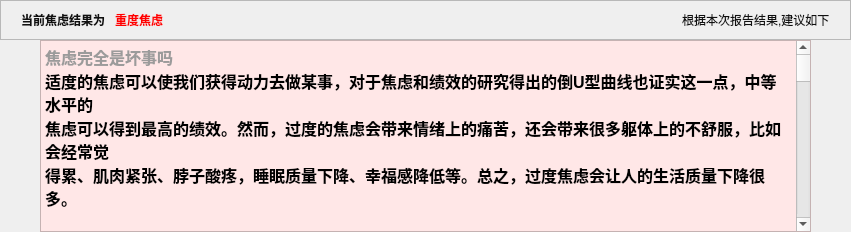
           <widget class="QWidget" name="jl_zhongdu">
            <layout class="QVBoxLayout" name="verticalLayout_52">
             <property name="spacing">
              <number>0</number>
             </property>
             <property name="leftMargin">
              <number>0</number>
             </property>
             <property name="topMargin">
              <number>0</number>
             </property>
             <property name="rightMargin">
              <number>0</number>
             </property>
             <property name="bottomMargin">
              <number>0</number>
             </property>
             <item>
              <layout class="QVBoxLayout" name="verticalLayout_55">
               <property name="spacing">
                <number>0</number>
               </property>
               <item>
                <widget class="QFrame" name="frame_33">
                 <property name="frameShape">
                  <enum>QFrame::StyledPanel</enum>
                 </property>
                 <property name="frameShadow">
                  <enum>QFrame::Raised</enum>
                 </property>
                 <layout class="QHBoxLayout" name="horizontalLayout_47">
                  <property name="spacing">
                   <number>10</number>
                  </property>
                  <property name="leftMargin">
                   <number>20</number>
                  </property>
                  <property name="rightMargin">
                   <number>20</number>
                  </property>
                  <item>
                   <widget class="QLabel" name="label_80">
                    <property name="styleSheet">
                     <string notr="true">color: rgb(16, 16, 16);
font: 75 12pt &quot;微软雅黑&quot;;
font-weight: bold;</string>
                    </property>
                    <property name="text">
                     <string>当前焦虑结果为</string>
                    </property>
                   </widget>
                  </item>
                  <item>
                   <widget class="QLabel" name="label_81">
                    <property name="styleSheet">
                     <string notr="true">color: rgb(255, 0, 0);
font: 75 14pt &quot;微软雅黑&quot;;
font-weight: bold;</string>
                    </property>
                    <property name="text">
                     <string>重度焦虑</string>
                    </property>
                   </widget>
                  </item>
                  <item>
                   <spacer name="horizontalSpacer_30">
                    <property name="orientation">
                     <enum>Qt::Horizontal</enum>
                    </property>
                    <property name="sizeHint" stdset="0">
                     <size>
                      <width>509</width>
                      <height>20</height>
                     </size>
                    </property>
                   </spacer>
                  </item>
                  <item>
                   <widget class="QLabel" name="label_82">
                    <property name="styleSheet">
                     <string notr="true">color: rgb(16, 16, 16);
font: 75 12pt &quot;微软雅黑&quot;;
</string>
                    </property>
                    <property name="text">
                     <string>根据本次报告结果,建议如下</string>
                    </property>
                   </widget>
                  </item>
                 </layout>
                </widget>
               </item>
               <item>
                <layout class="QVBoxLayout" name="verticalLayout_57">
                 <property name="leftMargin">
                  <number>40</number>
                 </property>
                 <property name="rightMargin">
                  <number>40</number>
                 </property>
                 <item>
                  <widget class="QTextEdit" name="textEdit_11">
                   <property name="styleSheet">
                    <string notr="true"> QTextEdit {
        background-color: rgb(255, 231, 231);
    }</string>
                   </property>
                   <property name="readOnly">
                    <bool>true</bool>
                   </property>
                   <property name="html">
                    <string>&lt;!DOCTYPE HTML PUBLIC &quot;-//W3C//DTD HTML 4.0//EN&quot; &quot;http://www.w3.org/TR/REC-html40/strict.dtd&quot;&gt;
&lt;html&gt;&lt;head&gt;&lt;meta name=&quot;qrichtext&quot; content=&quot;1&quot; /&gt;&lt;meta charset=&quot;utf-8&quot; /&gt;&lt;style type=&quot;text/css&quot;&gt;
p, li { white-space: pre-wrap; }
hr { height: 1px; border-width: 0; }
li.unchecked::marker { content: &quot;\2610&quot;; }
li.checked::marker { content: &quot;\2612&quot;; }
&lt;/style&gt;&lt;/head&gt;&lt;body style=&quot; font-family:'Microsoft YaHei UI'; font-size:9pt; font-weight:400; font-style:normal;&quot;&gt;
&lt;p style=&quot; margin-top:0px; margin-bottom:0px; margin-left:0px; margin-right:0px; -qt-block-indent:0; text-indent:0px;&quot;&gt;&lt;span style=&quot; font-family:'SimSun'; font-size:12pt; font-weight:600; color:#9b9b9b;&quot;&gt;焦虑完全是坏事吗&lt;/span&gt;&lt;/p&gt;
&lt;p style=&quot; margin-top:0px; margin-bottom:0px; margin-left:0px; margin-right:0px; -qt-block-indent:0; text-indent:0px;&quot;&gt;&lt;span style=&quot; font-family:'SimSun'; font-size:12pt; font-weight:600;&quot;&gt;适度的焦虑可以使我们获得动力去做某事，对于焦虑和绩效的研究得出的倒U型曲线也证实这一点，中等水平的&lt;/span&gt;&lt;/p&gt;
&lt;p style=&quot; margin-top:0px; margin-bottom:0px; margin-left:0px; margin-right:0px; -qt-block-indent:0; text-indent:0px;&quot;&gt;&lt;span style=&quot; font-family:'SimSun'; font-size:12pt; font-weight:600;&quot;&gt;焦虑可以得到最高的绩效。然而，过度的焦虑会带来情绪上的痛苦，还会带来很多躯体上的不舒服，比如会经常觉&lt;/span&gt;&lt;/p&gt;
&lt;p style=&quot; margin-top:0px; margin-bottom:0px; margin-left:0px; margin-right:0px; -qt-block-indent:0; text-indent:0px;&quot;&gt;&lt;span style=&quot; font-family:'SimSun'; font-size:12pt; font-weight:600;&quot;&gt;得累、肌肉紧张、脖子酸疼，睡眠质量下降、幸福感降低等。总之，过度焦虑会让人的生活质量下降很多。&lt;/span&gt;&lt;/p&gt;
&lt;p style=&quot;-qt-paragraph-type:empty; margin-top:0px; margin-bottom:0px; margin-left:0px; margin-right:0px; -qt-block-indent:0; text-indent:0px; font-family:'SimSun'; font-size:12pt; font-weight:600;&quot;&gt;&lt;br /&gt;&lt;/p&gt;
&lt;p style=&quot; margin-top:0px; margin-bottom:0px; margin-left:0px; margin-right:0px; -qt-block-indent:0; text-indent:0px;&quot;&gt;&lt;span style=&quot; font-family:'SimSun'; font-size:12pt; font-weight:600; color:#9b9b9b;&quot;&gt;焦虑的影响因素&lt;/span&gt;&lt;/p&gt;
&lt;p style=&quot; margin-top:0px; margin-bottom:0px; margin-left:0px; margin-right:0px; -qt-block-indent:0; text-indent:0px;&quot;&gt;&lt;span style=&quot; font-family:'SimSun'; font-size:12pt; font-weight:600;&quot;&gt;·遗传因素：研究表明，焦虑症可能具有一定的遗传倾向。如果家庭中有焦虑症的病例，个体发展焦虑的风险可能&lt;/span&gt;&lt;/p&gt;
&lt;p style=&quot; margin-top:0px; margin-bottom:0px; margin-left:0px; margin-right:0px; -qt-block-indent:0; text-indent:0px;&quot;&gt;&lt;span style=&quot; font-family:'SimSun'; font-size:12pt; font-weight:600;&quot;&gt;较高。&lt;/span&gt;&lt;/p&gt;
&lt;p style=&quot; margin-top:0px; margin-bottom:0px; margin-left:0px; margin-right:0px; -qt-block-indent:0; text-indent:0px;&quot;&gt;&lt;span style=&quot; font-family:'SimSun'; font-size:12pt; font-weight:600;&quot;&gt;·生物学因素：脑部神经递质（如血清素、去甲肾上腺素）的不平衡、激素水平的波动以及大脑结构的差异都可能&lt;/span&gt;&lt;/p&gt;
&lt;p style=&quot; margin-top:0px; margin-bottom:0px; margin-left:0px; margin-right:0px; -qt-block-indent:0; text-indent:0px;&quot;&gt;&lt;span style=&quot; font-family:'SimSun'; font-size:12pt; font-weight:600;&quot;&gt;与焦虑症的发生有关。&lt;/span&gt;&lt;/p&gt;
&lt;p style=&quot; margin-top:0px; margin-bottom:0px; margin-left:0px; margin-right:0px; -qt-block-indent:0; text-indent:0px;&quot;&gt;&lt;span style=&quot; font-family:'SimSun'; font-size:12pt; font-weight:600;&quot;&gt;·心理因素：个体的性格特征，如完美主义、过度自我批评等，可能增加焦虑的风险。此外，童年时期的创伤经历&lt;/span&gt;&lt;/p&gt;
&lt;p style=&quot; margin-top:0px; margin-bottom:0px; margin-left:0px; margin-right:0px; -qt-block-indent:0; text-indent:0px;&quot;&gt;&lt;span style=&quot; font-family:'SimSun'; font-size:12pt; font-weight:600;&quot;&gt;、早期生活环境也会对心理健康产生影响。&lt;/span&gt;&lt;/p&gt;
&lt;p style=&quot; margin-top:0px; margin-bottom:0px; margin-left:0px; margin-right:0px; -qt-block-indent:0; text-indent:0px;&quot;&gt;&lt;span style=&quot; font-family:'SimSun'; font-size:12pt; font-weight:600;&quot;&gt;·环境因素：生活中的压力事件，如工作压力、家庭冲突、经济困难等，都是焦虑的常见诱因。长期处于紧张或不&lt;/span&gt;&lt;/p&gt;
&lt;p style=&quot; margin-top:0px; margin-bottom:0px; margin-left:0px; margin-right:0px; -qt-block-indent:0; text-indent:0px;&quot;&gt;&lt;span style=&quot; font-family:'SimSun'; font-size:12pt; font-weight:600;&quot;&gt;安的环境中，也容易引发或加重焦虑症状。&lt;/span&gt;&lt;/p&gt;
&lt;p style=&quot; margin-top:0px; margin-bottom:0px; margin-left:0px; margin-right:0px; -qt-block-indent:0; text-indent:0px;&quot;&gt;&lt;span style=&quot; font-family:'SimSun'; font-size:12pt; font-weight:600;&quot;&gt;·社会因素：社会支持的缺乏、社会孤立、与他人的关系问题等都可能增加焦虑感。现代社会中，社交媒体的影响&lt;/span&gt;&lt;/p&gt;
&lt;p style=&quot; margin-top:0px; margin-bottom:0px; margin-left:0px; margin-right:0px; -qt-block-indent:0; text-indent:0px;&quot;&gt;&lt;span style=&quot; font-family:'SimSun'; font-size:12pt; font-weight:600;&quot;&gt;也可能对心理健康产生负面作用。&lt;/span&gt;&lt;/p&gt;
&lt;p style=&quot; margin-top:0px; margin-bottom:0px; margin-left:0px; margin-right:0px; -qt-block-indent:0; text-indent:0px;&quot;&gt;&lt;span style=&quot; font-family:'SimSun'; font-size:12pt; font-weight:600;&quot;&gt;·生活方式：不良的生活习惯，如缺乏锻炼、睡眠不足、不健康的饮食等，可能会影响情绪状态，增加焦虑感。&lt;/span&gt;&lt;/p&gt;
&lt;p style=&quot; margin-top:0px; margin-bottom:0px; margin-left:0px; margin-right:0px; -qt-block-indent:0; text-indent:0px;&quot;&gt;&lt;span style=&quot; font-family:'SimSun'; font-size:12pt; font-weight:600;&quot;&gt;·认知因素：个体对威胁的感知、对自己能力的怀疑以及对未来的过度担忧等认知模式，也可能导致或加重焦虑症&lt;/span&gt;&lt;/p&gt;
&lt;p style=&quot; margin-top:0px; margin-bottom:0px; margin-left:0px; margin-right:0px; -qt-block-indent:0; text-indent:0px;&quot;&gt;&lt;span style=&quot; font-family:'SimSun'; font-size:12pt; font-weight:600;&quot;&gt;状。&lt;/span&gt;&lt;/p&gt;
&lt;p style=&quot;-qt-paragraph-type:empty; margin-top:0px; margin-bottom:0px; margin-left:0px; margin-right:0px; -qt-block-indent:0; text-indent:0px; font-family:'SimSun'; font-size:12pt; font-weight:600;&quot;&gt;&lt;br /&gt;&lt;/p&gt;
&lt;p style=&quot; margin-top:0px; margin-bottom:0px; margin-left:0px; margin-right:0px; -qt-block-indent:0; text-indent:0px;&quot;&gt;&lt;span style=&quot; font-family:'SimSun'; font-size:12pt; font-weight:600; color:#ff0000;&quot;&gt;焦虑的影响因素通常是综合的，不同因素可能以不同的方式相互作用，影响一个人的焦虑水平。理解这些因素有助&lt;/span&gt;&lt;/p&gt;
&lt;p style=&quot; margin-top:0px; margin-bottom:0px; margin-left:0px; margin-right:0px; -qt-block-indent:0; text-indent:0px;&quot;&gt;&lt;span style=&quot; font-family:'SimSun'; font-size:12pt; font-weight:600; color:#ff0000;&quot;&gt;于制定有效的应对策略，如心理治疗、药物治疗或生活方式调整。&lt;/span&gt;&lt;/p&gt;
&lt;p style=&quot;-qt-paragraph-type:empty; margin-top:0px; margin-bottom:0px; margin-left:0px; margin-right:0px; -qt-block-indent:0; text-indent:0px; font-family:'SimSun'; font-size:12pt; font-weight:600;&quot;&gt;&lt;br /&gt;&lt;/p&gt;
&lt;p style=&quot; margin-top:0px; margin-bottom:0px; margin-left:0px; margin-right:0px; -qt-block-indent:0; text-indent:0px;&quot;&gt;&lt;span style=&quot; font-family:'SimSun'; font-size:12pt; font-weight:600; color:#9b9b9b;&quot;&gt;缓解重度焦虑的建议&lt;/span&gt;&lt;/p&gt;
&lt;p style=&quot; margin-top:0px; margin-bottom:0px; margin-left:0px; margin-right:0px; -qt-block-indent:0; text-indent:0px;&quot;&gt;&lt;span style=&quot; font-family:'SimSun'; font-size:12pt; font-weight:600;&quot;&gt;1. 寻求专业帮助&lt;/span&gt;&lt;/p&gt;
&lt;p style=&quot; margin-top:0px; margin-bottom:0px; margin-left:0px; margin-right:0px; -qt-block-indent:0; text-indent:0px;&quot;&gt;&lt;span style=&quot; font-family:'SimSun'; font-size:12pt; font-weight:600;&quot;&gt;·依据实际情况心理治疗：认知行为疗法（CBT）是常用且有效的治疗方法，可以帮助个体识别和改变负面的思维模式和行为。&lt;/span&gt;&lt;/p&gt;
&lt;p style=&quot; margin-top:0px; margin-bottom:0px; margin-left:0px; margin-right:0px; -qt-block-indent:0; text-indent:0px;&quot;&gt;&lt;span style=&quot; font-family:'SimSun'; font-size:12pt; font-weight:600;&quot;&gt;·适当药物治疗：抗焦虑药物（如SSRIs或SNRIs）可能对一些人有效。在医生的指导下使用药物可以帮助调节脑部化&lt;/span&gt;&lt;/p&gt;
&lt;p style=&quot; margin-top:0px; margin-bottom:0px; margin-left:0px; margin-right:0px; -qt-block-indent:0; text-indent:0px;&quot;&gt;&lt;span style=&quot; font-family:'SimSun'; font-size:12pt; font-weight:600;&quot;&gt;学物质，缓解焦虑症状。&lt;/span&gt;&lt;/p&gt;
&lt;p style=&quot; margin-top:0px; margin-bottom:0px; margin-left:0px; margin-right:0px; -qt-block-indent:0; text-indent:0px;&quot;&gt;&lt;span style=&quot; font-family:'SimSun'; font-size:12pt; font-weight:600;&quot;&gt;2. 建立支持系统&lt;/span&gt;&lt;/p&gt;
&lt;p style=&quot; margin-top:0px; margin-bottom:0px; margin-left:0px; margin-right:0px; -qt-block-indent:0; text-indent:0px;&quot;&gt;&lt;span style=&quot; font-family:'SimSun'; font-size:12pt; font-weight:600;&quot;&gt;·与他人沟通：与信任的朋友、家人或心理咨询师分享你的感受，获得情感支持和建议。&lt;/span&gt;&lt;/p&gt;
&lt;p style=&quot; margin-top:0px; margin-bottom:0px; margin-left:0px; margin-right:0px; -qt-block-indent:0; text-indent:0px;&quot;&gt;&lt;span style=&quot; font-family:'SimSun'; font-size:12pt; font-weight:600;&quot;&gt;·加入支持小组：参与焦虑症支持小组，与有相似经历的人交流，分享经验和应对策略。&lt;/span&gt;&lt;/p&gt;
&lt;p style=&quot; margin-top:0px; margin-bottom:0px; margin-left:0px; margin-right:0px; -qt-block-indent:0; text-indent:0px;&quot;&gt;&lt;span style=&quot; font-family:'SimSun'; font-size:12pt; font-weight:600;&quot;&gt;3. 调整生活方式&lt;/span&gt;&lt;/p&gt;
&lt;p style=&quot; margin-top:0px; margin-bottom:0px; margin-left:0px; margin-right:0px; -qt-block-indent:0; text-indent:0px;&quot;&gt;&lt;span style=&quot; font-family:'SimSun'; font-size:12pt; font-weight:600;&quot;&gt;·规律作息：保持规律的睡眠时间，有助于稳定情绪。&lt;/span&gt;&lt;/p&gt;
&lt;p style=&quot; margin-top:0px; margin-bottom:0px; margin-left:0px; margin-right:0px; -qt-block-indent:0; text-indent:0px;&quot;&gt;&lt;span style=&quot; font-family:'SimSun'; font-size:12pt; font-weight:600;&quot;&gt;·健康饮食：均衡饮食可以影响心理健康，尽量减少咖啡因和糖分的摄入。&lt;/span&gt;&lt;/p&gt;
&lt;p style=&quot; margin-top:0px; margin-bottom:0px; margin-left:0px; margin-right:0px; -qt-block-indent:0; text-indent:0px;&quot;&gt;&lt;span style=&quot; font-family:'SimSun'; font-size:12pt; font-weight:600;&quot;&gt;·适度锻炼：定期进行有氧运动，如散步、跑步或瑜伽，有助于缓解焦虑和改善情绪。&lt;/span&gt;&lt;/p&gt;
&lt;p style=&quot; margin-top:0px; margin-bottom:0px; margin-left:0px; margin-right:0px; -qt-block-indent:0; text-indent:0px;&quot;&gt;&lt;span style=&quot; font-family:'SimSun'; font-size:12pt; font-weight:600;&quot;&gt;4. 练习放松技巧&lt;/span&gt;&lt;/p&gt;
&lt;p style=&quot; margin-top:0px; margin-bottom:0px; margin-left:0px; margin-right:0px; -qt-block-indent:0; text-indent:0px;&quot;&gt;&lt;span style=&quot; font-family:'SimSun'; font-size:12pt; font-weight:600;&quot;&gt;·深呼吸：深呼吸练习可以帮助放松身体，减轻紧张感。&lt;/span&gt;&lt;/p&gt;
&lt;p style=&quot; margin-top:0px; margin-bottom:0px; margin-left:0px; margin-right:0px; -qt-block-indent:0; text-indent:0px;&quot;&gt;&lt;span style=&quot; font-family:'SimSun'; font-size:12pt; font-weight:600;&quot;&gt;·冥想和正念：冥想和正念练习可以帮助你专注于当下，减少对未来的担忧。&lt;/span&gt;&lt;/p&gt;
&lt;p style=&quot; margin-top:0px; margin-bottom:0px; margin-left:0px; margin-right:0px; -qt-block-indent:0; text-indent:0px;&quot;&gt;&lt;span style=&quot; font-family:'SimSun'; font-size:12pt; font-weight:600;&quot;&gt;5. 培养积极的应对策略&lt;/span&gt;&lt;/p&gt;
&lt;p style=&quot; margin-top:0px; margin-bottom:0px; margin-left:0px; margin-right:0px; -qt-block-indent:0; text-indent:0px;&quot;&gt;&lt;span style=&quot; font-family:'SimSun'; font-size:12pt; font-weight:600;&quot;&gt;·设定实际目标：避免设定过高的目标，设定切实可行的小目标，逐步取得成就。&lt;/span&gt;&lt;/p&gt;
&lt;p style=&quot; margin-top:0px; margin-bottom:0px; margin-left:0px; margin-right:0px; -qt-block-indent:0; text-indent:0px;&quot;&gt;&lt;span style=&quot; font-family:'SimSun'; font-size:12pt; font-weight:600;&quot;&gt;·时间管理：有效的时间管理可以减少因时间压力而产生的焦虑感。&lt;/span&gt;&lt;/p&gt;
&lt;p style=&quot; margin-top:0px; margin-bottom:0px; margin-left:0px; margin-right:0px; -qt-block-indent:0; text-indent:0px;&quot;&gt;&lt;span style=&quot; font-family:'SimSun'; font-size:12pt; font-weight:600;&quot;&gt;6. 减少压力源&lt;/span&gt;&lt;/p&gt;
&lt;p style=&quot; margin-top:0px; margin-bottom:0px; margin-left:0px; margin-right:0px; -qt-block-indent:0; text-indent:0px;&quot;&gt;&lt;span style=&quot; font-family:'SimSun'; font-size:12pt; font-weight:600;&quot;&gt;·识别压力源：找出生活中的压力源，并尝试采取措施减少或消除这些压力源。&lt;/span&gt;&lt;/p&gt;
&lt;p style=&quot; margin-top:0px; margin-bottom:0px; margin-left:0px; margin-right:0px; -qt-block-indent:0; text-indent:0px;&quot;&gt;&lt;span style=&quot; font-family:'SimSun'; font-size:12pt; font-weight:600;&quot;&gt;·学会拒绝：避免过度承诺，合理分配时间和精力。&lt;/span&gt;&lt;/p&gt;
&lt;p style=&quot; margin-top:0px; margin-bottom:0px; margin-left:0px; margin-right:0px; -qt-block-indent:0; text-indent:0px;&quot;&gt;&lt;span style=&quot; font-family:'SimSun'; font-size:12pt; font-weight:600;&quot;&gt;7. 保持自我关怀&lt;/span&gt;&lt;/p&gt;
&lt;p style=&quot; margin-top:0px; margin-bottom:0px; margin-left:0px; margin-right:0px; -qt-block-indent:0; text-indent:0px;&quot;&gt;&lt;span style=&quot; font-family:'SimSun'; font-size:12pt; font-weight:600;&quot;&gt;·自我关注：照顾好自己，定期进行喜欢的活动，保持生活的乐趣和满足感。&lt;/span&gt;&lt;/p&gt;
&lt;p style=&quot; margin-top:0px; margin-bottom:0px; margin-left:0px; margin-right:0px; -qt-block-indent:0; text-indent:0px;&quot;&gt;&lt;span style=&quot; font-family:'SimSun'; font-size:12pt; font-weight:600;&quot;&gt;·寻求兴趣和爱好：从事喜欢的活动和爱好，有助于分散注意力，减少焦虑。&lt;/span&gt;&lt;/p&gt;
&lt;p style=&quot; margin-top:0px; margin-bottom:0px; margin-left:0px; margin-right:0px; -qt-block-indent:0; text-indent:0px;&quot;&gt;&lt;span style=&quot; font-family:'SimSun'; font-size:12pt; font-weight:600;&quot;&gt;8. 教育自己&lt;/span&gt;&lt;/p&gt;
&lt;p style=&quot; margin-top:0px; margin-bottom:0px; margin-left:0px; margin-right:0px; -qt-block-indent:0; text-indent:0px;&quot;&gt;&lt;span style=&quot; font-family:'SimSun'; font-size:12pt; font-weight:600;&quot;&gt;·了解焦虑：学习有关焦虑的知识，可以帮助你理解自己的感受，并找到更好的应对方法。&lt;/span&gt;&lt;/p&gt;
&lt;p style=&quot;-qt-paragraph-type:empty; margin-top:0px; margin-bottom:0px; margin-left:0px; margin-right:0px; -qt-block-indent:0; text-indent:0px; font-family:'SimSun'; font-size:12pt; font-weight:600;&quot;&gt;&lt;br /&gt;&lt;/p&gt;
&lt;p style=&quot; margin-top:0px; margin-bottom:0px; margin-left:0px; margin-right:0px; -qt-block-indent:0; text-indent:0px;&quot;&gt;&lt;span style=&quot; font-family:'SimSun'; font-size:12pt; font-weight:600; color:#ff0000;&quot;&gt;重度焦虑的处理可能需要时间和多方面的努力。如果你发现这些建议不足以缓解你的症状，请及时咨询专业人士，&lt;/span&gt;&lt;/p&gt;
&lt;p style=&quot; margin-top:0px; margin-bottom:0px; margin-left:0px; margin-right:0px; -qt-block-indent:0; text-indent:0px;&quot;&gt;&lt;span style=&quot; font-family:'SimSun'; font-size:12pt; font-weight:600; color:#ff0000;&quot;&gt;制定个性化的治疗计划&lt;/span&gt;&lt;span style=&quot; font-family:'SimSun'; font-size:12pt; font-weight:600;&quot;&gt;。&lt;/span&gt;&lt;/p&gt;&lt;/body&gt;&lt;/html&gt;</string>
                   </property>
                  </widget>
                 </item>
                </layout>
               </item>
              </layout>
             </item>
            </layout>
           </widget>
